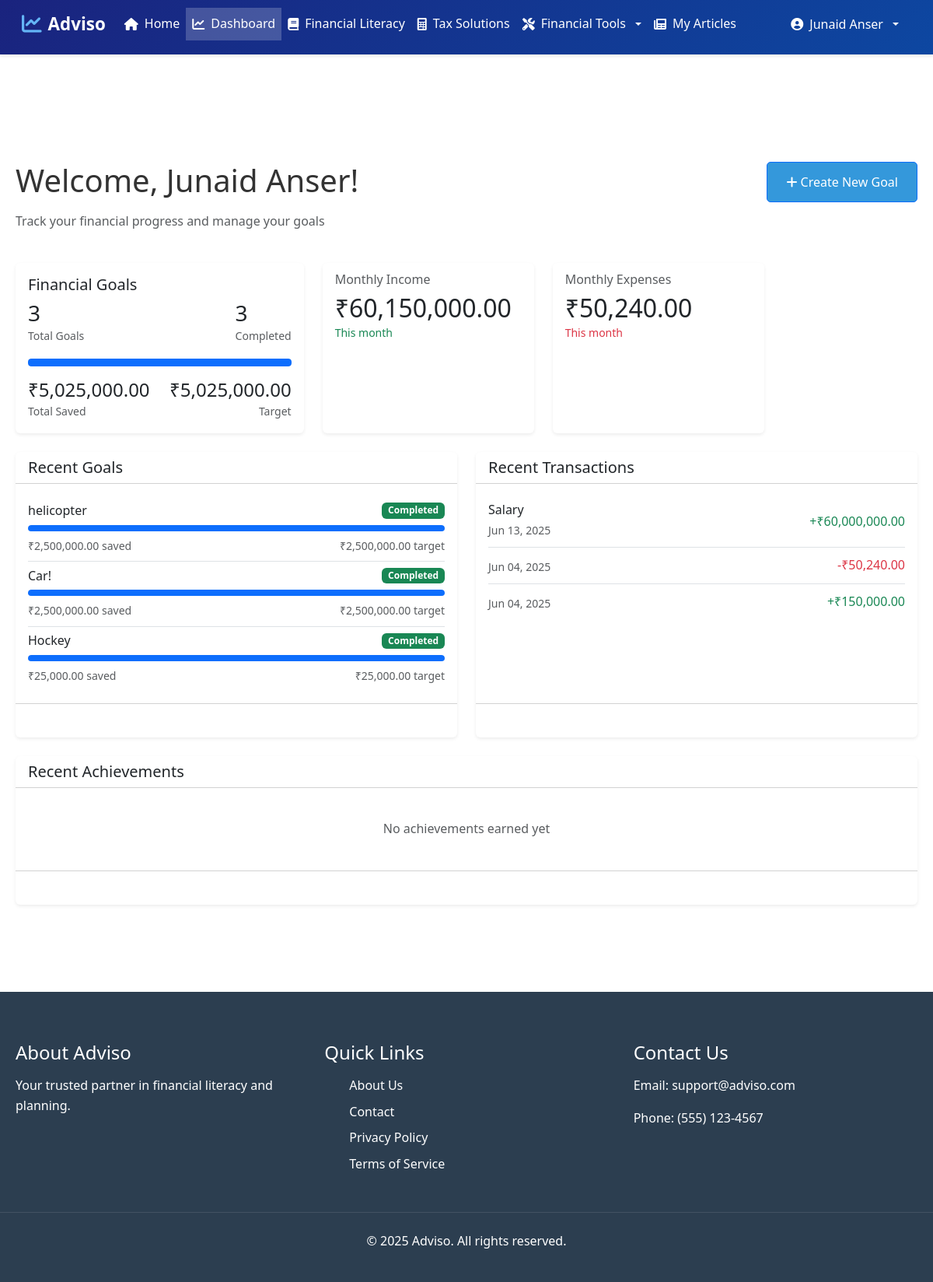
Page /dashboard.php (signed in) on the committed database.
### tables this page shows
CREATE TABLE `users` (
  `id` int(11) NOT NULL,
  `name` varchar(100) NOT NULL,
  `email` varchar(255) NOT NULL,
  `password` varchar(255) NOT NULL,
  `role` enum('user','admin') DEFAULT 'user',
  `created_at` timestamp NOT NULL DEFAULT current_timestamp(),
  `updated_at` timestamp NOT NULL DEFAULT current_timestamp() ON UPDATE current_timestamp()
);

CREATE TABLE `financial_goals` (
  `id` int(11) NOT NULL,
  `user_id` int(11) NOT NULL,
  `title` varchar(255) NOT NULL,
  `description` text DEFAULT NULL,
  `target_amount` decimal(15,2) NOT NULL,
  `saved_amount` decimal(15,2) DEFAULT 0.00,
  `target_date` date DEFAULT NULL,
  `status` enum('active','completed','cancelled') DEFAULT 'active',
  `category` varchar(50) DEFAULT NULL,
  `priority` enum('low','medium','high') DEFAULT 'medium',
  `created_at` timestamp NOT NULL DEFAULT current_timestamp(),
  `updated_at` timestamp NOT NULL DEFAULT current_timestamp() ON UPDATE current_timestamp()
);

CREATE TABLE `transactions` (
  `id` int(11) NOT NULL,
  `user_id` int(11) NOT NULL,
  `type` enum('income','expense') NOT NULL,
  `amount` decimal(15,2) NOT NULL,
  `description` text DEFAULT NULL,
  `category` varchar(50) DEFAULT NULL,
  `transaction_date` date NOT NULL,
  `created_at` timestamp NOT NULL DEFAULT current_timestamp()
);

### dashboard.php (the view, shortened to what this page needs)
<?php
require_once 'includes/config.php';
$user_id = $_SESSION['user_id'];
$user_stmt = $conn->prepare("SELECT name FROM users WHERE id = ?");
$user_stmt->bind_param("i", $user_id);
$user_stmt->execute();
$user_result = $user_stmt->get_result();
$user = $user_result->fetch_assoc();
include 'includes/header.php';
$goals_stmt = $conn->prepare("
    SELECT * FROM financial_goals
    WHERE user_id = ?
    ORDER BY created_at DESC
    LIMIT 5
");
$goals_stmt->bind_param("i", $user_id);
$goals_stmt->execute();
$goals_result = $goals_stmt->get_result();
$goals_summary = $conn->query("
    SELECT
        COUNT(*) as total_goals,
        SUM(CASE WHEN status = 'completed' OR saved_amount >= target_amount THEN 1 ELSE 0 END) as completed_goals,
        COALESCE(SUM(saved_amount), 0) as total_saved,
        COALESCE(SUM(target_amount), 0) as total_target
    FROM financial_goals
    WHERE user_id = " . $_SESSION['user_id']
)->fetch_assoc();
$transactions_stmt = $conn->prepare("
    SELECT * FROM transactions
    WHERE user_id = ?
    ORDER BY transaction_date DESC
    LIMIT 5
");
$transactions_stmt->bind_param("i", $user_id);
$transactions_stmt->execute();
$transactions_result = $transactions_stmt->get_result();
$monthly_stmt = $conn->prepare("
    SELECT
        COALESCE(SUM(CASE WHEN type = 'income' THEN amount ELSE 0 END), 0) as total_income,
        COALESCE(SUM(CASE WHEN type = 'expense' THEN amount ELSE 0 END), 0) as total_expenses
    FROM transactions
    WHERE user_id = ?
    AND MONTH(transaction_date) = MONTH(CURRENT_DATE())
    AND YEAR(transaction_date) = YEAR(CURRENT_DATE())
");
$monthly_stmt->bind_param("i", $user_id);
$monthly_stmt->execute();
$monthly_summary = $monthly_stmt->get_result()->fetch_assoc();
$achievements_stmt = $conn->prepare("
    SELECT a.*, ua.earned_at
    FROM achievements a
    JOIN user_achievements ua ON a.id = ua.achievement_id
    WHERE ua.user_id = ?
    ORDER BY ua.earned_at DESC
    LIMIT 3
");
$achievements_stmt->bind_param("i", $user_id);
$achievements_stmt->execute();
$achievements_result = $achievements_stmt->get_result();
?>
<div class="container py-5">
    <div class="row mb-4">
        <div class="col-md-8">
            <h1 class="mb-3">Welcome, <?php echo htmlspecialchars($user['name'] ?? 'User'); ?>!</h1>
            <p class="text-muted">Track your financial progress and manage your goals</p>
        </div>
        <div class="col-md-4 text-end">
            <a href="create-goal.php" class="btn btn-primary">
                <i class="fas fa-plus"></i> Create New Goal
            </a>
        </div>
    </div>
    <div class="row mb-4">
        <div class="col-md-4">
            <div class="card shadow-sm h-100">
                <div class="card-body">
                    <h5 class="card-title">Financial Goals</h5>
                    <div class="d-flex justify-content-between mb-3">
                        <div>
                            <h3 class="mb-0"><?php echo number_format((float)$goals_summary['total_goals'], 0); ?></h3>
                            <small class="text-muted">Total Goals</small>
                        </div>
                        <div>
                            <h3 class="mb-0"><?php echo number_format((float)$goals_summary['completed_goals'], 0); ?></h3>
                            <small class="text-muted">Completed</small>
                        </div>
                    </div>
                    <div class="progress mb-3" style="height: 10px;">
                        <?php
                        $progress = $goals_summary['total_goals'] > 0
                            ? ($goals_summary['completed_goals'] / $goals_summary['total_goals']) * 100
                            : 0;
                        ?>
                        <div class="progress-bar" role="progressbar" style="width: <?php echo $progress; ?>%"></div>
                    </div>
                    <div class="d-flex justify-content-between align-items-center">
                        <div>
                            <h4 class="mb-0">₹<?php echo number_format((float)$goals_summary['total_saved'], 2); ?></h4>
                            <small class="text-muted">Total Saved</small>
                        </div>
                        <div class="text-end">
                            <h4 class="mb-0">₹<?php echo number_format((float)$goals_summary['total_target'], 2); ?></h4>
                            <small class="text-muted">Target</small>
                        </div>
                    </div>
                </div>
            </div>
        </div>
        <div class="col-md-3">
            <div class="card shadow-sm h-100">
                <div class="card-body">
                    <h6 class="card-subtitle mb-2 text-muted">Monthly Income</h6>
                    <h2 class="card-title mb-0">₹<?php echo number_format((float)$monthly_summary['total_income'], 2); ?></h2>
                    <p class="text-success mb-0">
                        <small>This month</small>
                    </p>
                </div>
            </div>
        </div>
        <div class="col-md-3">
            <div class="card shadow-sm h-100">
                <div class="card-body">
                    <h6 class="card-subtitle mb-2 text-muted">Monthly Expenses</h6>
                    <h2 class="card-title mb-0">₹<?php echo number_format((float)$monthly_summary['total_expenses'], 2); ?></h2>
                    <p class="text-danger mb-0">
                        <small>This month</small>
                    </p>
                </div>
            </div>
        </div>
    </div>
    <div class="row">
        <div class="col-md-6 mb-4">
            <div class="card shadow-sm h-100">
                <div class="card-header bg-transparent">
                    <h5 class="card-title mb-0">Recent Goals</h5>
                </div>
                <div class="card-body">
                    <?php if ($goals_result->num_rows > 0): ?>
                        <div class="list-group list-group-flush">
                            <?php while ($goal = $goals_result->fetch_assoc()): ?>
                                <div class="list-group-item px-0">
                                    <div class="d-flex justify-content-between align-items-center mb-2">
                                        <h6 class="mb-0"><?php echo htmlspecialchars($goal['title']); ?></h6>
                                        <span class="badge bg-<?php echo $goal['status'] === 'completed' ? 'success' : 'primary'; ?>">
                                            <?php echo ucfirst($goal['status']); ?>
                                        </span>
                                    </div>
                                    <div class="progress mb-2" style="height: 8px;">
                                        <?php
                                        $progress = ($goal['saved_amount'] / $goal['target_amount']) * 100;
                                        $progress = min($progress, 100);
                                        ?>
                                        <div class="progress-bar" role="progressbar" style="width: <?php echo $progress; ?>%"></div>
                                    </div>
                                    <div class="d-flex justify-content-between text-muted small">
                                        <span>₹<?php echo number_format($goal['saved_amount'], 2); ?> saved</span>
                                        <span>₹<?php echo number_format($goal['target_amount'], 2); ?> target</span>
                                    </div>
                                </div>
                            <?php endwhile; ?>
                        </div>
                    <?php else: ?>
                        <p class="text-muted text-center my-4">No goals created yet</p>
                    <?php endif; ?>
                </div>
                <div class="card-footer bg-transparent">
                    <a href="financial-goals.php" class="btn btn-link p-0">View All Goals</a>
                </div>
            </div>
        </div>
        <div class="col-md-6 mb-4">
            <div class="card shadow-sm h-100">
                <div class="card-header bg-transparent">
                    <h5 class="card-title mb-0">Recent Transactions</h5>
                </div>
                <div class="card-body">
                    <?php if ($transactions_result->num_rows > 0): ?>
                        <div class="list-group list-group-flush">
                            <?php while ($transaction = $transactions_result->fetch_assoc()): ?>
                                <div class="list-group-item px-0">
                                    <div class="d-flex justify-content-between align-items-center">
                                        <div>
                                            <h6 class="mb-1"><?php echo htmlspecialchars($transaction['description']); ?></h6>
                                            <small class="text-muted">
                                                <?php echo date('M d, Y', strtotime($transaction['transaction_date'])); ?>
                                            </small>
                                        </div>
                                        <span class="text-<?php echo $transaction['type'] === 'income' ? 'success' : 'danger'; ?>">
                                            <?php echo $transaction['type'] === 'income' ? '+' : '-'; ?>₹<?php echo number_format($transaction['amount'], 2); ?>
                                        </span>
                                    </div>
                                </div>
                            <?php endwhile; ?>
                        </div>
                    <?php else: ?>
                        <p class="text-muted text-center my-4">No recent transactions</p>
                    <?php endif; ?>
                </div>
                <div class="card-footer bg-transparent">
                    <a href="add-transaction.php" class="btn btn-link p-0">Add Transaction</a>
                </div>
            </div>
        </div>
        <div class="col-12">
            <div class="card shadow-sm">
                <div class="card-header bg-transparent">
                    <h5 class="card-title mb-0">Recent Achievements</h5>
                </div>
                <div class="card-body">
                    <?php if ($achievements_result->num_rows > 0): ?>
                        <div class="row">
                            <?php while ($achievement = $achievements_result->fetch_assoc()): ?>
                                <div class="col-md-4">
                                    <div class="achievement-card text-center p-4">
                                        <i class="fas fa-trophy fa-3x text-warning mb-3"></i>
                                        <h5><?php echo htmlspecialchars($achievement['title']); ?></h5>
                                        <p class="text-muted mb-2"><?php echo htmlspecialchars($achievement['description']); ?></p>
                                        <small class="text-muted">
                                            Earned on <?php echo date('M d, Y', strtotime($achievement['earned_at'])); ?>
                                        </small>
                                    </div>
                                </div>
                            <?php endwhile; ?>
                        </div>
                    <?php else: ?>
                        <p class="text-muted text-center my-4">No achievements earned yet</p>
                    <?php endif; ?>
                </div>
                <div class="card-footer bg-transparent">
                    <a href="achievements.php" class="btn btn-link p-0">View All Achievements</a>
                </div>
            </div>
        </div>
    </div>
</div>
<?php include 'includes/footer.php'; ?>

### rows in the picture
users: name "Junaid Anser"
financial_goals: title "helicopter", status "Completed", saved_amount "2,500,000.00", target_amount "2,500,000.00"
financial_goals: title "Car!", status "Completed", saved_amount "2,500,000.00", target_amount "2,500,000.00"
financial_goals: title "Hockey", status "Completed", saved_amount "25,000.00", target_amount "25,000.00"
transactions: description "Salary", transaction_date "Jun 13, 2025", amount "60,000,000.00"
transactions: transaction_date "Jun 04, 2025", amount "50,240.00"
transactions: transaction_date "Jun 04, 2025", amount "150,000.00"

### other values in the picture
$_SESSION['name'] "Junaid Anser"
$goals_summary['total_goals'] "3"
$goals_summary['completed_goals'] "3"
$goals_summary['total_saved'] "5,025,000.00"
$goals_summary['total_target'] "5,025,000.00"
$monthly_summary['total_income'] "60,150,000.00"
$monthly_summary['total_expenses'] "50,240.00"
